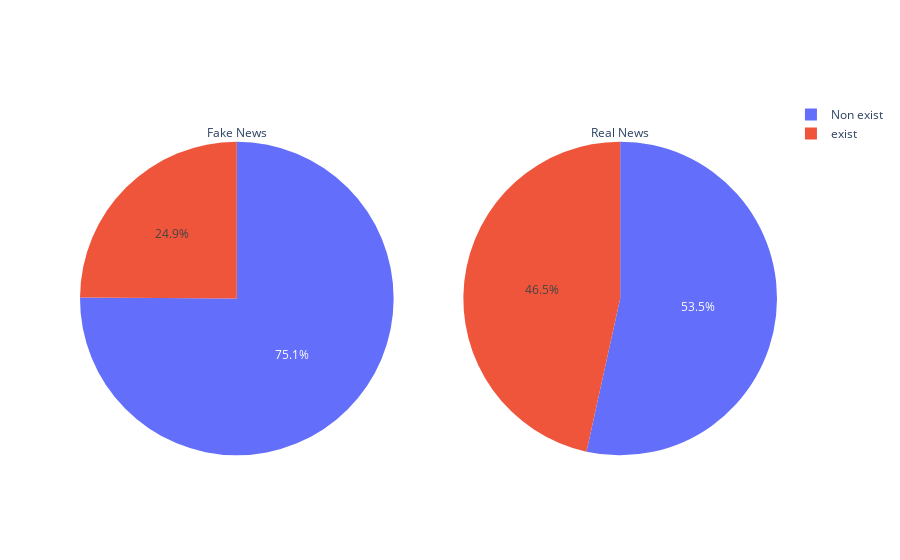

The notebook cell this image was saved under:
### Code cell
import plotly.express as px
from plotly.subplots import make_subplots
import plotly.graph_objects as go
count_fake = check_if_exist(unique_tokens_fake2)
count_true = check_if_exist(unique_tokens_true2)
fig = make_subplots(rows=1, cols=2, specs=[[{"type": "pie"}, {"type": "pie"}]])

fig.append_trace(go.Pie(values=[count_fake, len(unique_tokens_fake2)-count_fake], 
                        labels=['Non exist', 'exist'], 
                        title='Fake News'), row=1, col=1)

fig.append_trace(go.Pie(values=[count_true, len(unique_tokens_true2)-count_true], 
                        labels=['Non exist', 'exist'], 
                        title='Real News'), row=1, col=2)
fig.show()

### Figure 1 — Plotly figure (JSON) as saved in the notebook; plotly's stock layout.template omitted (floating-point values rounded to 4 significant figures)
{"data": [{"domain": {"x": [0, 0.45], "y": [0, 1]}, "labels": ["Non exist", "exist"], "title": {"text": "Fake News"}, "type": "pie", "values": [120718, 40016]}, {"domain": {"x": [0.55, 1], "y": [0, 1]}, "labels": ["Non exist", "exist"], "title": {"text": "Real News"}, "type": "pie", "values": [41716, 36328]}], "layout": {}}
